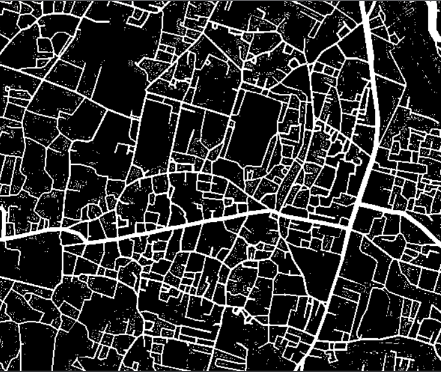
//> input picture opencv_cpp/tutorial_03/binary.png, 441 x 372 px
$ ./main   (built with g++ and OpenCV 4)
//> lines starting //> are read from the running program, lines starting //| are printed output that depends on the picture
#include <opencv2/highgui.hpp>
#include <opencv2/imgproc.hpp>

int main()
{
    cv::Mat img = cv::imread("./binary.png", cv::IMREAD_COLOR);
//> img is the input picture: 372 rows x 441 cols, CV_8UC3; mean B, G, R 48.8, 48.8, 48.8
    cv::threshold(img, img, 125, 255, cv::THRESH_BINARY);
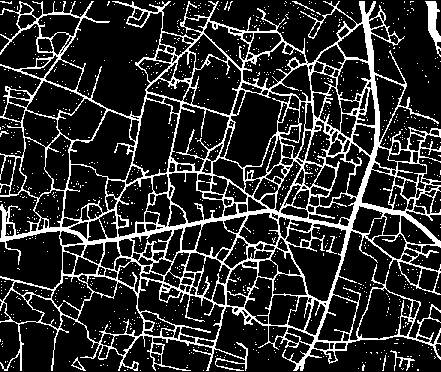
//> img: 372 rows x 441 cols, CV_8UC3; 18.3% white in thin lines or dots

    // int size = 3;
    int size = 2;
    cv::Mat erodedImg, dilatedImg;
    cv::Mat elementKernel = cv::getStructuringElement(
        cv::MORPH_RECT, cv::Size(size,size), cv::Point(-1,-1)
    );

    cv::erode(img, erodedImg, elementKernel, cv::Point(-1,-1), 1);
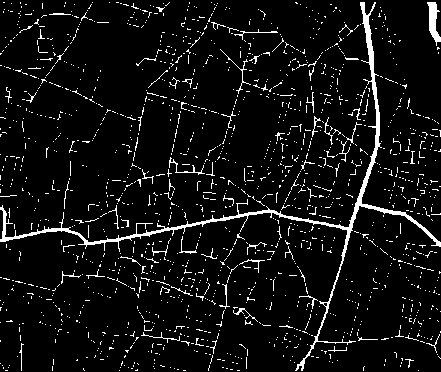
//> erodedImg: 372 rows x 441 cols, CV_8UC3; 6.6% white in thin lines or dots
    // cv::dilate(img, dilatedImg, elementKernel, cv::Point(-1,-1), 1);
    cv::dilate(erodedImg, dilatedImg, elementKernel, cv::Point(-1,-1), 1);
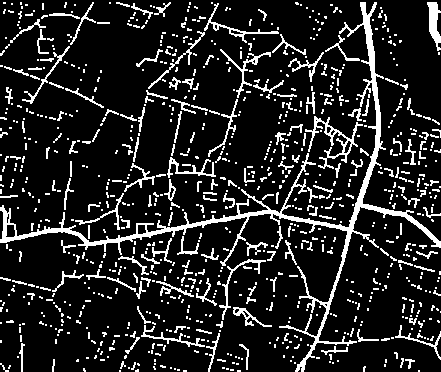
//> dilatedImg: 372 rows x 441 cols, CV_8UC3; 14.1% white in thin lines or dots

    // cv::imwrite("./../images/tutorial_03/00.png", img);
    // cv::imwrite("./../images/tutorial_03/01.png", erodedImg);
    // cv::imwrite("./../images/tutorial_03/02.png", dilatedImg);
    cv::imwrite("./../images/tutorial_03/03.png", erodedImg);
    cv::imwrite("./../images/tutorial_03/04.png", dilatedImg);

    cv::imshow("Input Image", img);
    cv::imshow("Erode Filter", erodedImg);
    cv::imshow("Dilate Filter", dilatedImg);
    cv::waitKey(0);

    return 0;
}
